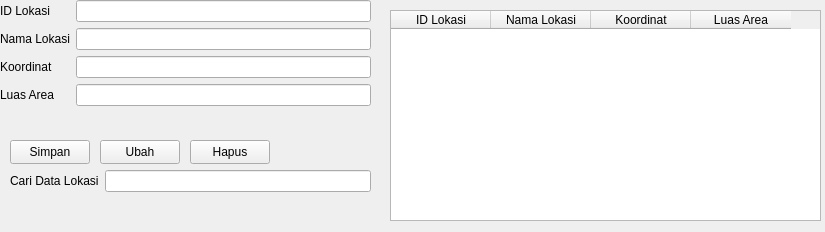
<?xml version="1.0" encoding="UTF-8"?>
<ui version="4.0">
 <class>Form</class>
 <widget class="QWidget" name="Form">
  <property name="geometry">
   <rect>
    <x>0</x>
    <y>0</y>
    <width>825</width>
    <height>232</height>
   </rect>
  </property>
  <property name="windowTitle">
   <string>Form</string>
  </property>
  <widget class="QWidget" name="formLayoutWidget">
   <property name="geometry">
    <rect>
     <x>0</x>
     <y>0</y>
     <width>371</width>
     <height>121</height>
    </rect>
   </property>
   <layout class="QFormLayout" name="formLayout">
    <item row="0" column="0">
     <widget class="QLabel" name="iDLokasiLabel">
      <property name="text">
       <string>ID Lokasi</string>
      </property>
     </widget>
    </item>
    <item row="0" column="1">
     <widget class="QLineEdit" name="idEdit"/>
    </item>
    <item row="1" column="0">
     <widget class="QLabel" name="namaLokasiLabel">
      <property name="text">
       <string>Nama Lokasi</string>
      </property>
     </widget>
    </item>
    <item row="1" column="1">
     <widget class="QLineEdit" name="namaEdit"/>
    </item>
    <item row="2" column="0">
     <widget class="QLabel" name="koordinatLabel">
      <property name="text">
       <string>Koordinat </string>
      </property>
     </widget>
    </item>
    <item row="2" column="1">
     <widget class="QLineEdit" name="koordinatEdit"/>
    </item>
    <item row="3" column="0">
     <widget class="QLabel" name="luasAreaLabel">
      <property name="text">
       <string>Luas Area </string>
      </property>
     </widget>
    </item>
    <item row="3" column="1">
     <widget class="QLineEdit" name="luasEdit"/>
    </item>
   </layout>
  </widget>
  <widget class="QPushButton" name="pushButton">
   <property name="geometry">
    <rect>
     <x>10</x>
     <y>140</y>
     <width>80</width>
     <height>24</height>
    </rect>
   </property>
   <property name="text">
    <string>Simpan</string>
   </property>
  </widget>
  <widget class="QPushButton" name="pushButton_2">
   <property name="geometry">
    <rect>
     <x>100</x>
     <y>140</y>
     <width>80</width>
     <height>24</height>
    </rect>
   </property>
   <property name="text">
    <string>Ubah</string>
   </property>
  </widget>
  <widget class="QPushButton" name="pushButton_3">
   <property name="geometry">
    <rect>
     <x>190</x>
     <y>140</y>
     <width>80</width>
     <height>24</height>
    </rect>
   </property>
   <property name="text">
    <string>Hapus</string>
   </property>
  </widget>
  <widget class="QWidget" name="formLayoutWidget_2">
   <property name="geometry">
    <rect>
     <x>10</x>
     <y>170</y>
     <width>361</width>
     <height>31</height>
    </rect>
   </property>
   <layout class="QFormLayout" name="formLayout_2">
    <item row="0" column="0">
     <widget class="QLabel" name="cariDataLokasiLabel">
      <property name="text">
       <string>Cari Data Lokasi</string>
      </property>
     </widget>
    </item>
    <item row="0" column="1">
     <widget class="QLineEdit" name="cariEdit"/>
    </item>
   </layout>
  </widget>
  <widget class="QTableWidget" name="tabelWidget">
   <property name="geometry">
    <rect>
     <x>390</x>
     <y>10</y>
     <width>431</width>
     <height>211</height>
    </rect>
   </property>
   <column>
    <property name="text">
     <string>ID Lokasi</string>
    </property>
   </column>
   <column>
    <property name="text">
     <string>Nama Lokasi</string>
    </property>
   </column>
   <column>
    <property name="text">
     <string>Koordinat</string>
    </property>
   </column>
   <column>
    <property name="text">
     <string>Luas Area</string>
    </property>
   </column>
  </widget>
 </widget>
 <resources/>
 <connections/>
</ui>
